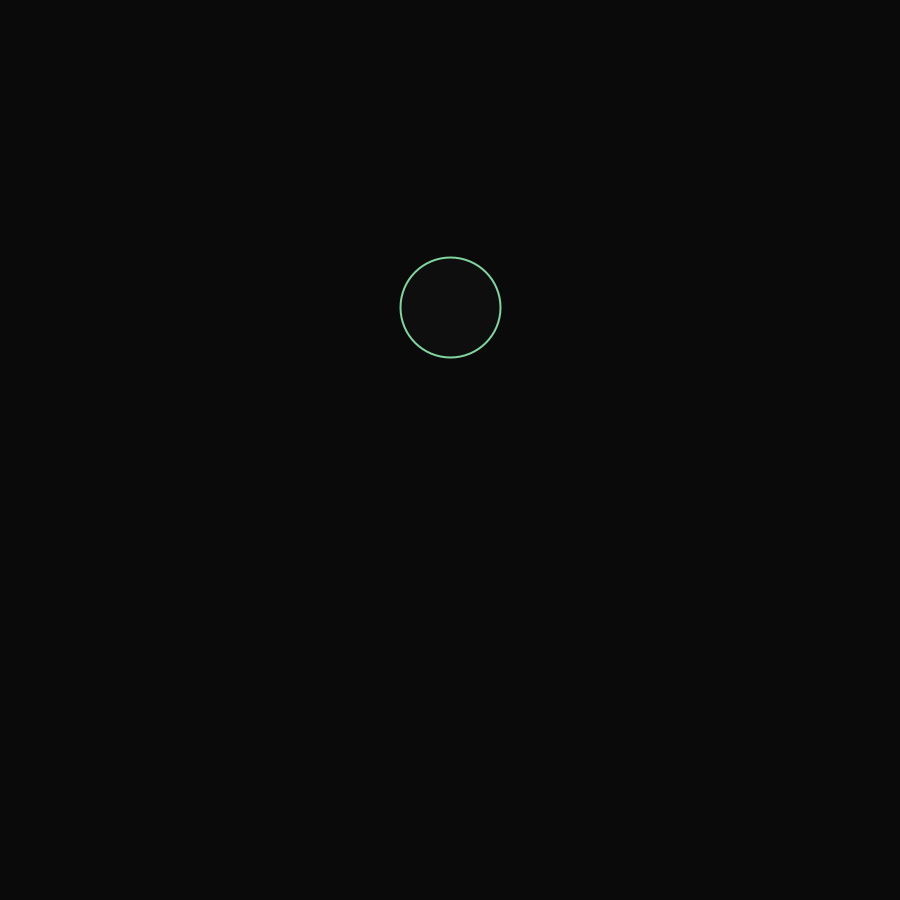
Frame 1 (no input)
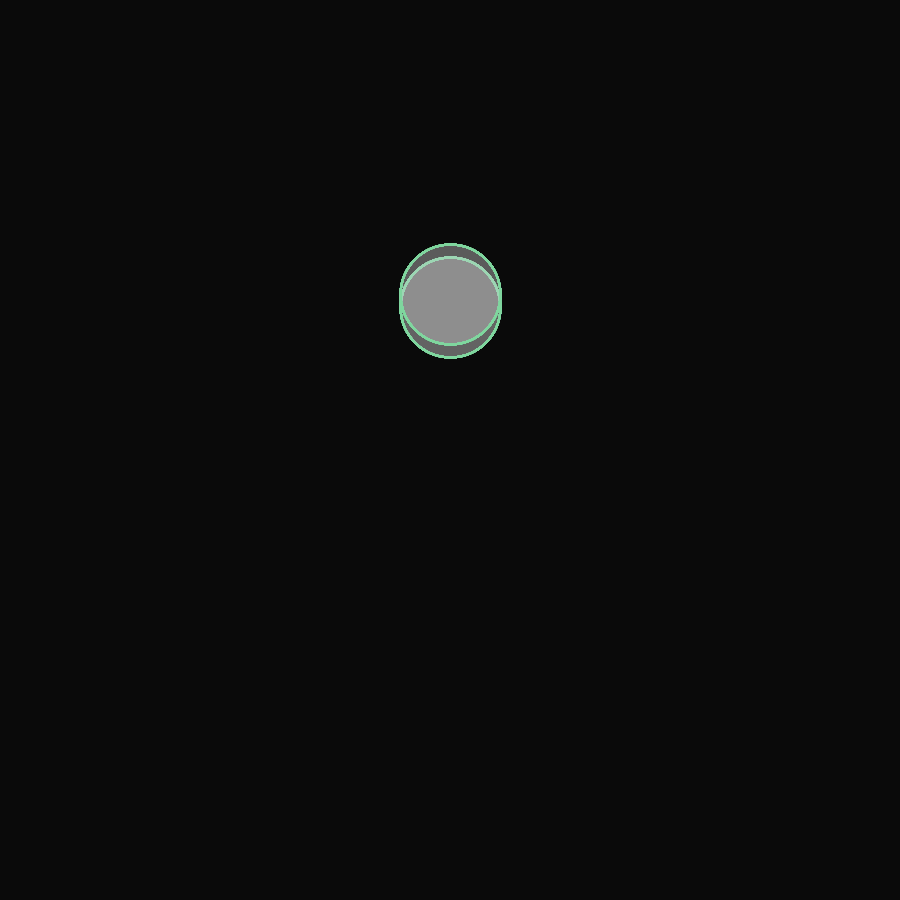
Frame 60 (the mouse pressed at the canvas centre just before this capture)
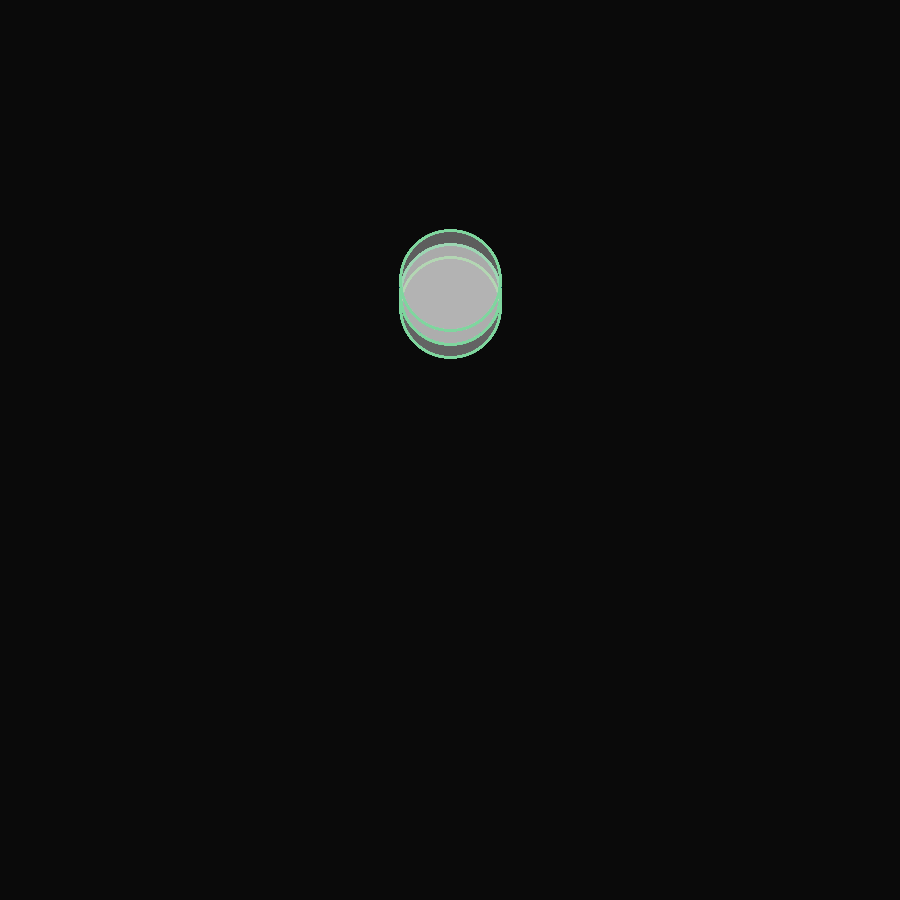
Frame 120 (the mouse held since frame 60 and released just before this capture)

The Processing sketch that drew these frames (run headless with seeded random() and noise(); from frame 60 on, the mouse is pressed at the canvas centre):

// Processing sketch: processing_164690
// ── processing_164690.pde

//int prevsec;
//int starttime;
void setup() {
  size(900, 900);
  background (10);
  smooth();
}

void draw() {
  strokeWeight(2);
  stroke(127,214,158);
  fill(181, 214, 193,5);
  int m = millis();
  
println("It has been " + (m/1000) + " seconds.");

  int y = int(map (second(), 0, 59, 850, 50));
  //background(0);
  //text("second = " +  second(), 50, 30); 
  // What the X value actually is
  // not the Second value

    ellipseMode(CENTER);

  

  ellipse(width/2, y, 100, 100);
}
